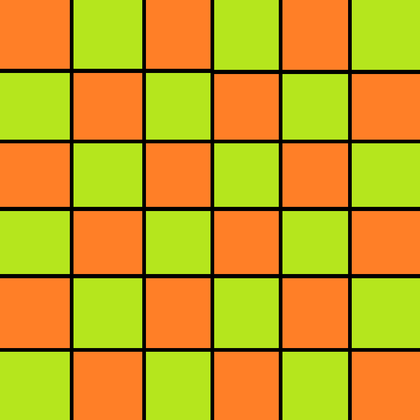
%> input picture Online 1( Set G )/back.png, 420 x 420 px, shrunk from 800 x 800 before the run
$ octave online_set_g.m   (GNU Octave 9; MATLAB toolbox functions it lacks are replaced by stand-ins)
%> lines starting %> are read from the running program, lines starting %| are printed output that depends on the picture; in (x1, y1, x2, y2) boxes, pixels count from 0 and x2, y2 are one past the last pixel; in counts of white or black regions, pixels touching at a corner belong together; the program's own positions count from 1
I = imread('back.png');
%> I is the input picture: size 420x420x3 uint8; mean R, G, B 198.7, 163, 31
imshow(I);

[row, col,dim] = size(I);
%> row = 420; col = 420; dim = 3

RI = I(:,:,1);
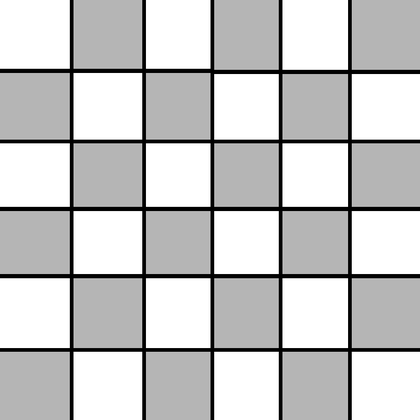
%> RI: size 420x420 uint8; min 0, max 255, mean 198.7
GI = I(:,:,2);
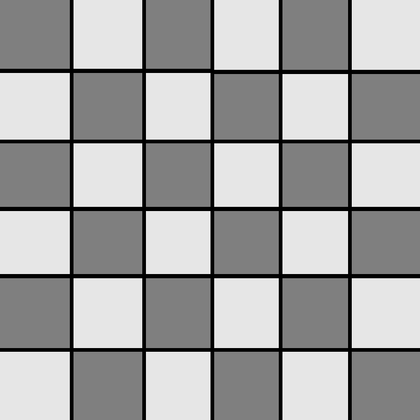
%> GI: size 420x420 uint8; min 0, max 255, mean 163
BI = I(:,:,3);
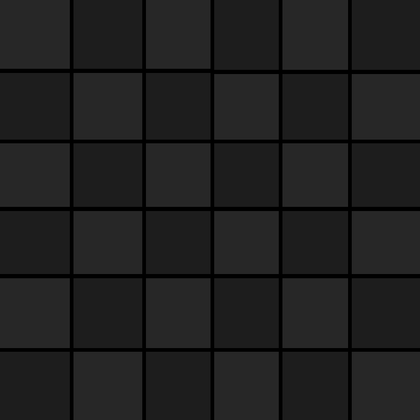
%> BI: size 420x420 uint8; min 0, max 45, mean 31

for i = 1:row
    for j = 1:col
        if(RI(i,j,1) ==  181  && GI(i,j,1) ==  230 &&  BI(i,j,1) ==  29 )
            I(i,j,1) = 0;
            I(i,j,2) = 0;
            I(i,j,3) = 255;
        end
    end
end
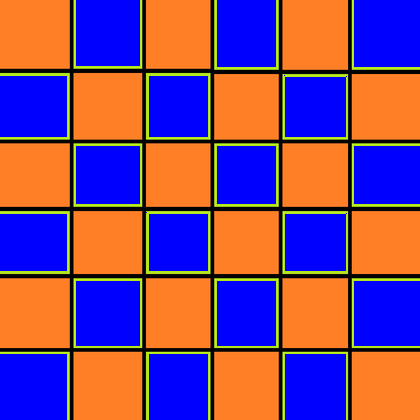
%> I: size 420x420x3 uint8; mean R, G, B 126.7, 71.5, 121

figure;
imshow(I);
imwrite(I,'intermidiate.png');


% top left
for i =100:row/2
    for j=100:((col/2)-i)
        I(i,j,:) = [0,255,0];

    end
end
%> I: size 420x420x3 uint8; 0.04% of pixels changed, all inside (x1, y1, x2, y2) = (99, 99, 110, 110)

%bottom right
for i = row/2 : row-100
    for  j=col - i + row/2:col-100
        I(i,j,:) = [255,255,0];
    end
end
%> I: size 420x420x3 uint8; mean R, G, B 126.6, 71.6, 120.9

figure;
imshow(I);
